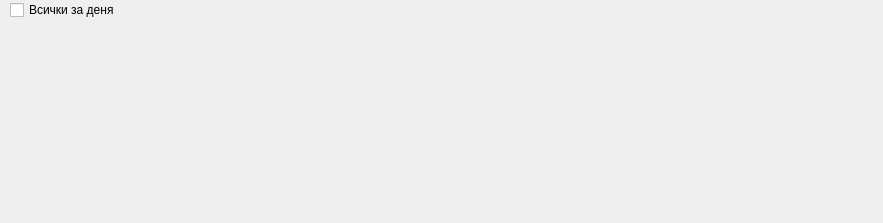
     <widget class="QWidget" name="scrollAreaWidgetContents">
      <property name="geometry">
       <rect>
        <x>0</x>
        <y>0</y>
        <width>883</width>
        <height>223</height>
       </rect>
      </property>
      <layout class="QVBoxLayout" name="verticalLayout_12">
       <property name="spacing">
        <number>0</number>
       </property>
       <property name="leftMargin">
        <number>0</number>
       </property>
       <property name="topMargin">
        <number>0</number>
       </property>
       <property name="rightMargin">
        <number>0</number>
       </property>
       <property name="bottomMargin">
        <number>0</number>
       </property>
       <item>
        <widget class="QWidget" name="timePaperTableHolder" native="true">
         <property name="sizePolicy">
          <sizepolicy hsizetype="Expanding" vsizetype="Expanding">
           <horstretch>0</horstretch>
           <verstretch>0</verstretch>
          </sizepolicy>
         </property>
         <property name="toolTipDuration">
          <number>-1</number>
         </property>
         <layout class="QVBoxLayout" name="verticalLayout_11">
          <property name="spacing">
           <number>0</number>
          </property>
          <property name="leftMargin">
           <number>10</number>
          </property>
          <property name="topMargin">
           <number>0</number>
          </property>
          <property name="rightMargin">
           <number>0</number>
          </property>
          <property name="bottomMargin">
           <number>0</number>
          </property>
          <item alignment="Qt::AlignTop">
           <widget class="QWidget" name="widget_19" native="true">
            <layout class="QHBoxLayout" name="horizontalLayout_35">
             <property name="spacing">
              <number>10</number>
             </property>
             <property name="leftMargin">
              <number>0</number>
             </property>
             <property name="topMargin">
              <number>0</number>
             </property>
             <property name="rightMargin">
              <number>0</number>
             </property>
             <property name="bottomMargin">
              <number>0</number>
             </property>
             <item>
              <widget class="QCheckBox" name="showAllCheckBox">
               <property name="text">
                <string>Всички за деня</string>
               </property>
              </widget>
             </item>
            </layout>
           </widget>
          </item>
         </layout>
        </widget>
       </item>
      </layout>
     </widget>
